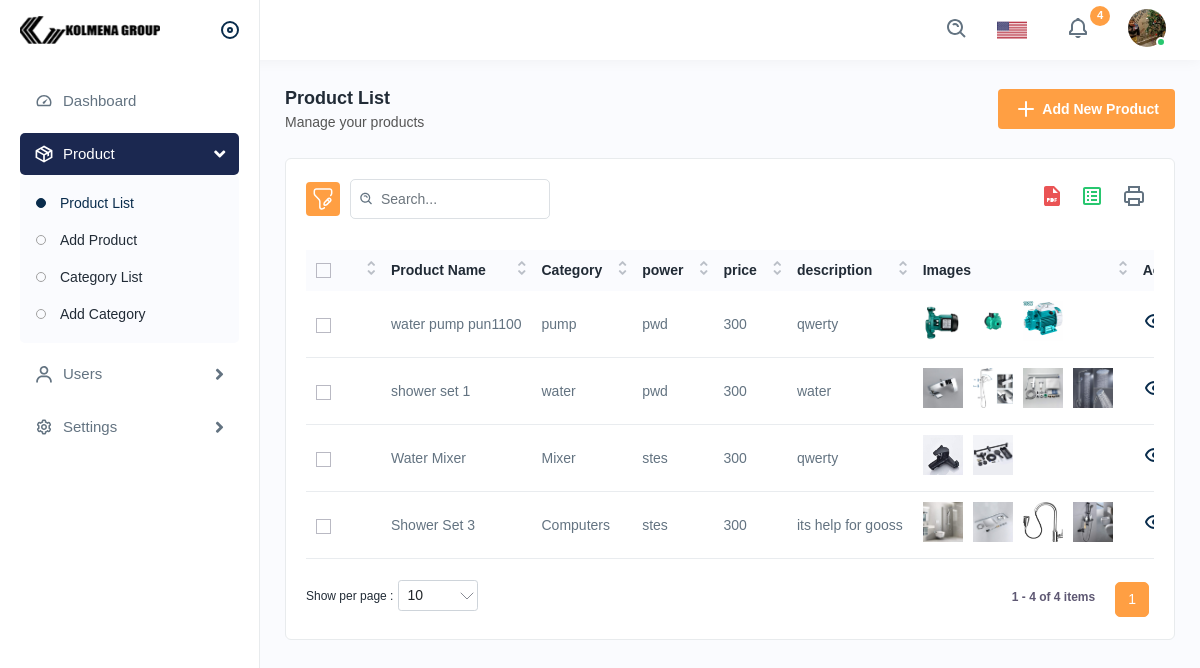
The app's page /admin/productlist.php with its own data.
### tables this page shows
CREATE TABLE `posts` (
  `product_id` int(11) NOT NULL,
  `productName` varchar(200) NOT NULL,
  `category` varchar(100) NOT NULL,
  `power` varchar(100) NOT NULL,
  `price` varchar(50) DEFAULT NULL,
  `description` varchar(200) DEFAULT NULL,
  `images` varchar(250) NOT NULL,
  `created_at` timestamp NULL DEFAULT current_timestamp()
);

### admin/productlist.php (the view, shortened to what this page needs)
<!DOCTYPE html>
<html lang="en">
<head>
<link rel="stylesheet" href="assets/css/bootstrap.min.css">
<link rel="stylesheet" href="assets/css/animate.css">
<link rel="stylesheet" href="assets/plugins/select2/css/select2.min.css">
<link rel="stylesheet" href="assets/css/dataTables.bootstrap4.min.css">
<link rel="stylesheet" href="assets/plugins/fontawesome/css/fontawesome.min.css">
<link rel="stylesheet" href="assets/plugins/fontawesome/css/all.min.css">
<link rel="stylesheet" href="assets/css/style.css">
</head>
<body>
<div class="main-wrapper">
<?php
include_once './include_pages/header.php'
?>
<div class="sidebar" id="sidebar">
<div class="sidebar-inner slimscroll">
<div id="sidebar-menu" class="sidebar-menu">
<ul>
<li>
<a href="index.php"><img src="assets/img/icons/dashboard.svg" alt="img"><span> Dashboard</span> </a>
</li>
<li class="submenu">
<a href="javascript:void(0);"><img src="assets/img/icons/product.svg" alt="img"><span> Product</span> <span class="menu-arrow"></span></a>
<ul>
<li><a href="productlist.php" class="active">Product List</a></li>
<li><a href="addproduct.php">Add Product</a></li>
<li><a href="categorylist.html">Category List</a></li>
<li><a href="addcategory.html">Add Category</a></li>
</ul>
</li>
<li class="submenu">
<a href="javascript:void(0);"><img src="assets/img/icons/users1.svg" alt="img"><span> Users</span> <span class="menu-arrow"></span></a>
</li>
<li class="submenu">
<a href="javascript:void(0);"><img src="assets/img/icons/settings.svg" alt="img"><span> Settings</span> <span class="menu-arrow"></span></a>
</li>
</ul>
</div>
</div>
</div>
<div class="page-wrapper">
<div class="content">
<div class="page-header">
<div class="page-title">
<h4>Product List</h4>
<h6>Manage your products</h6>
</div>
<div class="page-btn">
<a href="addproduct.php" class="btn btn-added"><img src="assets/img/icons/plus.svg" alt="img" class="me-1">Add New Product</a>
</div>
</div>
<div class="card">
<div class="card-body">
<div class="table-top">
<div class="search-set">
<div class="search-path">
<a class="btn btn-filter" id="filter_search">
<img src="assets/img/icons/filter.svg" alt="img">
</a>
</div>
<div class="search-input">
<a class="btn btn-searchset"><img src="assets/img/icons/search-white.svg" alt="img"></a>
</div>
</div>
<div class="wordset">
<ul>
<li>
<a data-bs-toggle="tooltip" data-bs-placement="top" title="pdf"><img src="assets/img/icons/pdf.svg" alt="img"></a>
</li>
<li>
<a data-bs-toggle="tooltip" data-bs-placement="top" title="excel"><img src="assets/img/icons/excel.svg" alt="img"></a>
</li>
<li>
<a data-bs-toggle="tooltip" data-bs-placement="top" title="print"><img src="assets/img/icons/printer.svg" alt="img"></a>
</li>
</ul>
</div>
</div>
<div class="table-responsive">
<table class="table  datanew">
<thead>
<tr>
<th>
<label class="checkboxs">
<span class="checkmarks"></span>
</label>
</th>
<th>Product Name</th>
<th>Category </th>
<th>power</th>
<th>price</th>
<th>description</th>
<th>Images</th>
<th>Action</th>
</tr>
</thead>
<tbody>
<?php
include './mysqli/db.php';
$sql =  "SELECT * FROM posts ORDER BY product_id DESC";
$result = mysqli_query($conn, $sql);
foreach ($result as $row):
?>
<tr>
<td>
<label class="checkboxs">
<span class="checkmarks"></span>
</label>
</td>
<td><?= $row['productName'] ?></td>
<td><?= $row['category'] ?></td>
<td><?= $row['power'] ?></td>
<td><?= $row['price'] ?></td>
<td><?= $row['description'] ?></td>
<td class="productimgname">
    <?php
       foreach(json_decode($row['images']) as $image):
    ?>
    <a href="javascript:void(0);" class="product-img">
    <img src="./assets/php/uploads/<?=$image; ?>" alt="product">
    </a>
    <?php endforeach; ?>
</td>
<td>
<a class="me-3" href="product-details.php">
<img src="assets/img/icons/eye.svg" alt="img">
</a>
</td>
</tr>
<?php endforeach; ?>
</tbody>
</table>
</div>
</div>
</div>
</div>
</div>
</div>
</body>
</html>

### records on screen
posts: productName "water pump pun1100", category "pump", power "pwd", price "300", description "qwerty"
posts: productName "shower set 1", category "water", power "pwd", price "300", description "water"
posts: productName "Water Mixer", category "Mixer", power "stes", price "300", description "qwerty"
posts: productName "Shower Set 3", category "Computers", power "stes", price "300", description "its help for gooss"
